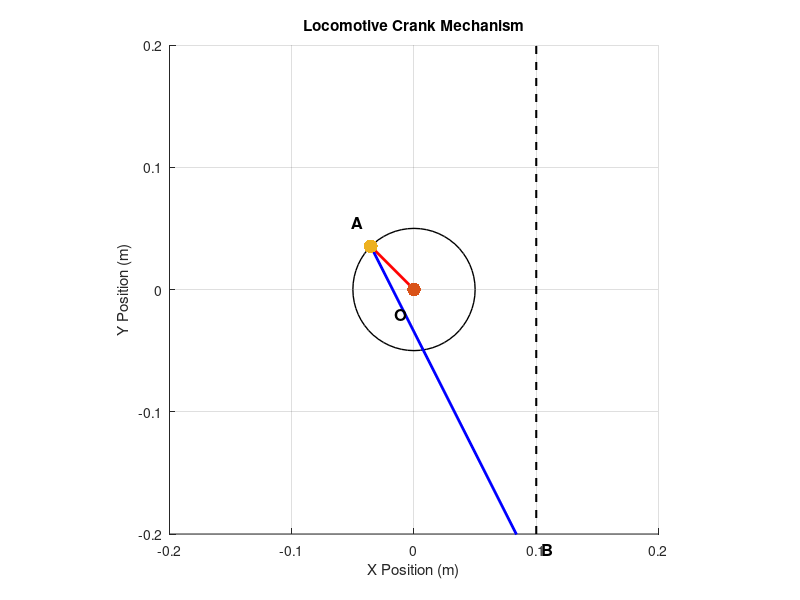

This chart was generated by the following MATLAB code:
clc; clear; close all;

r = 0.05;  
d = 0.10;  
l = 0.30;  
theta = pi/4;  

O = [0, 0]; 
A = [-r * sin(theta), r * cos(theta)]; 
B = [d, A(2) - sqrt(l^2 - (A(1) - d)^2)]; 

figure;
hold on;
rectangle('Position',[-r, -r, 2*r, 2*r], 'Curvature', [1, 1], 'EdgeColor', 'k', 'LineWidth', 1); 
plot([O(1), A(1)], [O(2), A(2)], 'r', 'LineWidth', 2); 
plot([d, d], [-0.2, 0.2], 'k--', 'LineWidth', 1.5);
plot([A(1), B(1)], [A(2), B(2)], 'b', 'LineWidth', 2); 
scatter(B(1), B(2), 100, 'filled', 'g'); 
text(B(1), B(2) + 0.02, ' B', 'FontSize', 12, 'FontWeight', 'bold');
scatter(O(1), O(2), 100, 'filled', 'k'); 
text(O(1) - 0.02, O(2) - 0.02, ' O', 'FontSize', 12, 'FontWeight', 'bold');
scatter(A(1), A(2), 100, 'filled', 'r'); 
text(A(1) - 0.02, A(2) + 0.02, ' A', 'FontSize', 12, 'FontWeight', 'bold');

axis equal;
xlim([-0.2, 0.2]);
ylim([-0.2, 0.2]);
xlabel('X Position (m)');
ylabel('Y Position (m)');
title('Locomotive Crank Mechanism');
grid on;
hold off;
